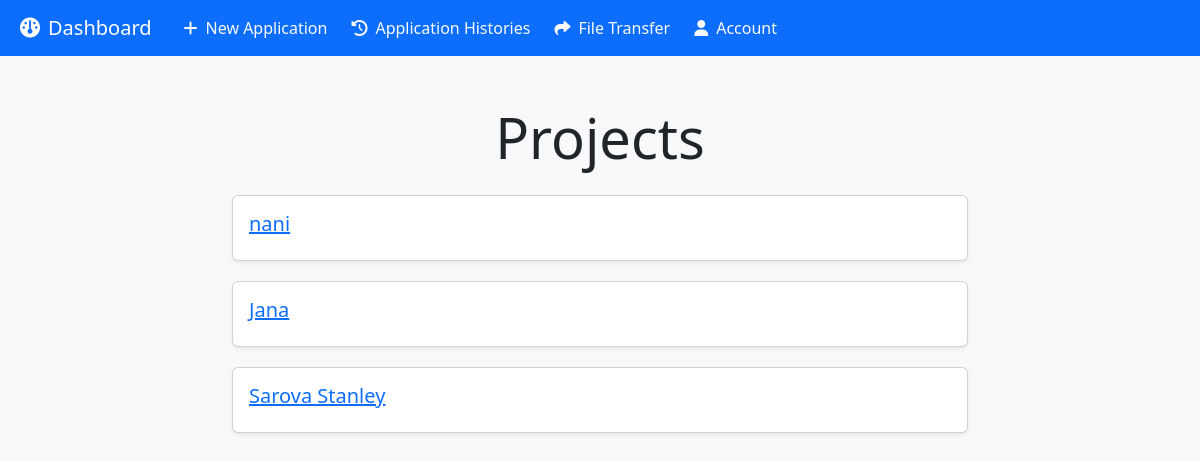
Screenshot of /projects/ (signed in) with the database file from the repository.
### main/models.py (models this page shows, shortened)
class Project(models.Model):
    name = models.CharField(max_length=100)
    category = models.CharField(max_length=100)
    number = models.CharField(max_length=100)
    contractor = models.CharField(max_length=100)
    handling_officer = models.ForeignKey(User, on_delete=models.SET_NULL, null=True, related_name='projects')
    contract_type = models.CharField(max_length=50)
    files = models.FileField(upload_to=unique_file_name, null=True, blank=True)
    created_at = models.DateTimeField(auto_now_add=True)

### main/views.py (the view)
# urls.py: path('projects/', views.project_list, name='project_list'),
@login_required
def project_list(request):
    projects = Project.objects.all().order_by('-created_at')
    return render(request, 'project_list.html', {'projects': projects})

### templates/project_list.html (shortened to what this page needs)
{% extends 'base.html' %}
{% block content %}
<div class="container mt-5">
    <div class="row justify-content-center">
        <div class="col-md-8">
            <div class="text-center mb-4">
                <h1 class="display-4">Projects</h1>
            </div>
            <ul class="project-list">
                {% for project in projects %}
                <li class="project-item">
                    <div class="card card-hover shadow-sm">
                        <div class="card-body">
                            <h5 class="card-title">
                                <a href="{% url 'project_detail' project.pk %}" class="project-link">{{ project.name }}</a>
                            </h5>
                        </div>
                    </div>
                </li>
                {% endfor %}
            </ul>
        </div>
    </div>
</div>
{% endblock %}

### templates/project_list.html (style rules this page uses)
.project-list { list-style: none; padding: 0; }
.project-item { margin-bottom: 20px; }
.card-hover { transition: box-shadow 0.3s ease; }

### rows the page displays
Project: name "nani"
Project: name "Jana"
Project: name "Sarova Stanley"
